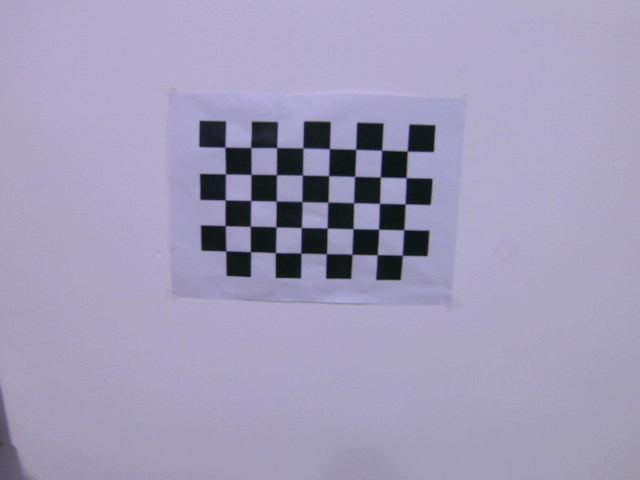
#> input picture ai/calibration/temp_level/1.png, 640 x 480 px; its folder holds only this picture in this run
$ python calibration.py
#> lines starting #> are read from the running program, lines starting #| are printed output that depends on the picture; after the words box and inside, x2 and y2 are one past the last pixel; in counts of white or black regions, pixels touching at a corner belong together; long printed decimals are rounded
import os
import numpy as np
import cv2
import glob

def calibrate_camera(image_folder, checkerboard_size, square_size, calibration_file):
    # 准备对象点，如(0,0,0), (1,0,0), (2,0,0), ..., (w-1,h-1,0)
#> called with image_folder = './temp_level', checkerboard_size = (8, 5), square_size = 25
    objp = np.zeros((np.prod(checkerboard_size), 3), np.float32)
    objp[:, :2] = np.indices(checkerboard_size).T.reshape(-1, 2)
    objp *= square_size  # 单位：毫米

    # 存储对象点和图像点
    obj_points = []
    img_points = []

    # 获取图像文件路径
    images = glob.glob(os.path.join(image_folder, '*.png'))

    for image_path in images:
        img = cv2.imread(image_path)
#> img is the input picture: shape (480, 640, 3); mean B, G, R 184.6, 156.9, 161.4
        if img is None:
            print(f"无法读取图像: {image_path}")
            continue

        gray = cv2.cvtColor(img, cv2.COLOR_BGR2GRAY)
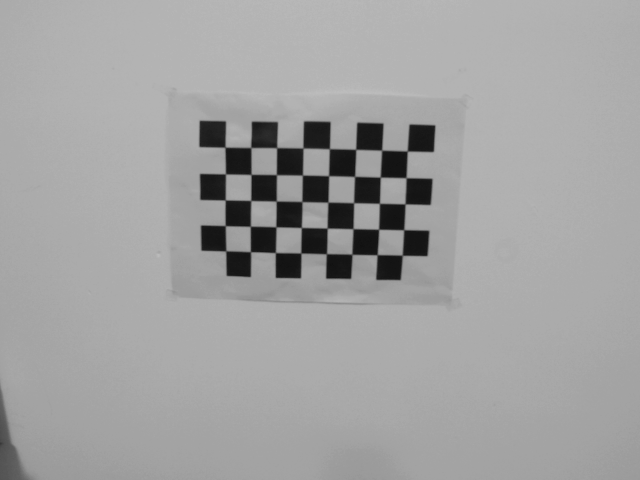
#> gray: shape (480, 640); min 16, max 189, mean 161.4
        ret, corners = cv2.findChessboardCorners(gray, checkerboard_size, None)
#> ret = True; corners = 40 rows, first 8: [230, 151], [247, 152], [281, 153], [302.5, 148], [331.3, 146.9], [354.5, 147.3], [383.5, 148.6], [408.8, 152.9]

        if ret:
            obj_points.append(objp)
            img_points.append(corners)
            cv2.drawChessboardCorners(img, checkerboard_size, corners, ret)
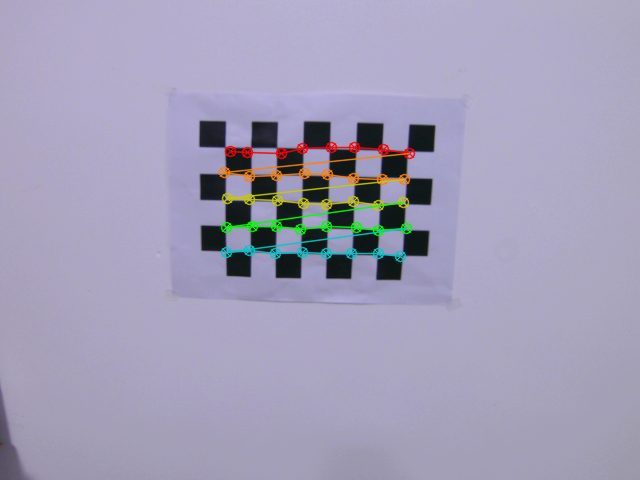
#> img: shape (480, 640, 3); 2.54% of pixels changed, all inside (x1, y1, x2, y2) = (218, 141, 416, 263)
            cv2.imshow('Chessboard', img)
            cv2.waitKey(500)

    cv2.destroyAllWindows()

    # 相机标定
    ret, mtx, dist, rvecs, tvecs = cv2.calibrateCamera(obj_points, img_points, gray.shape[::-1], None, None)
#> ret = 2.4; mtx = [[675.2, 0, 333.5], [0, 661.5, 324.4], [0, 0, 1]]; dist = [[-2.09, 37.42, -0.0503, 0.012, -247]]; rvecs = ([0.28, -0.0449, 0.0243],); tvecs = ([-104.2, -169.2, 621.2],)
    if not ret:
        print("相机标定失败")
        return None, None

    # 打印标定结果
    print(f"相机矩阵:\n{mtx}")
#| 相机矩阵:
#| [[675.152   0.         333.468]
#|  [  0.         661.548 324.395]
#|  [  0.           0.           1.        ]]
    print(f"畸变系数:\n{dist}")
#| 畸变系数:
#| [[-2.09262503e+00  3.74165933e+01 -5.02617367e-02  1.20327442e-02
#|   -2.46984460e+02]]

    # 保存到XML文件
    fs = cv2.FileStorage(calibration_file, cv2.FILE_STORAGE_WRITE)
    fs.write("camera_matrix", mtx)
    fs.write("distortion_coefficients", dist)
    fs.release()
    print(f"相机标定结果已保存到 {calibration_file}")

    return mtx, dist

def undistort_images(image_folder, output_folder, mtx, dist):
    if not os.path.exists(output_folder):
        os.makedirs(output_folder)

    images = glob.glob(os.path.join(image_folder, '*.png'))

    for image_path in images:
        img = cv2.imread(image_path)
        if img is None:
            print(f"无法读取图像: {image_path}")
            continue

        h, w = img.shape[:2]
        new_camera_matrix, roi = cv2.getOptimalNewCameraMatrix(mtx, dist, (w, h), 1, (w, h))
        dst = cv2.undistort(img, mtx, dist, None, new_camera_matrix)

        # 裁剪图像
        x, y, w, h = roi
        dst = dst[y:y+h, x:x+w]

        output_path = os.path.join(output_folder, os.path.basename(image_path))
        cv2.imwrite(output_path, dst)
        print(f"已保存矫正后的图像: {output_path}")

if __name__ == '__main__':
    image_folder = r'./temp_level'  # 标定图像文件夹路径
    output_folder = r'./correct2'  # 矫正后图像保存文件夹路径
    checkerboard_size = (8, 5)  # 棋盘格内角点数（宽, 高）
    square_size = 25.0  # 棋盘格方格尺寸，单位：毫米
    calibration_file = '/usr/src/ai/calibration/valid/calibration2.xml'  # 保存标定结果的路径

    mtx, dist = calibrate_camera(image_folder, checkerboard_size, square_size, calibration_file)
#> mtx = [[675.2, 0, 333.5], [0, 661.5, 324.4], [0, 0, 1]]; dist = [[-2.09, 37.42, -0.0503, 0.012, -247]]
    if mtx is not None and dist is not None:
        undistort_images(image_folder, output_folder, mtx, dist)
#> in undistort_images, `new_camera_matrix, roi = cv2.getOptimalNewCameraMatrix(mtx, dist, (w, ..`: new_camera_matrix = [[675.2, 0, 333.5], [0, 633.4, 310.6], [0, 0, 1]]; roi = (0, 0, 639, 459)
#> in undistort_images, `dst = cv2.undistort(img, mtx, dist, None, new_camera_matrix)`:
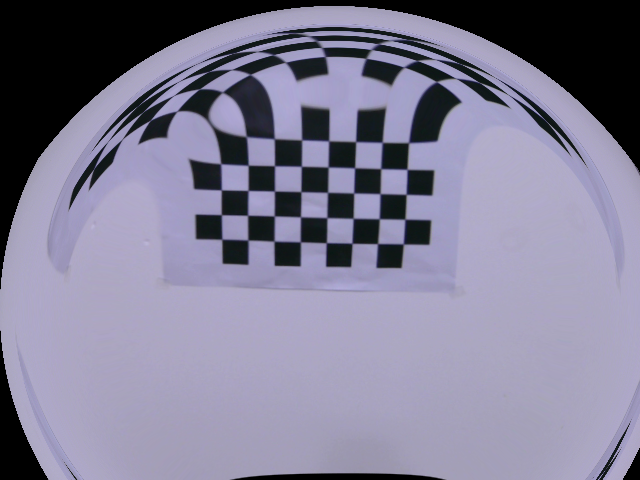
#> dst: shape (480, 640, 3); mean B, G, R 148.5, 125.2, 128.2
#> in undistort_images, `x, y, w, h = roi`: x = 0; w = 639; h = 459
#> in undistort_images, `dst = dst[y:y+h, x:x+w]`:
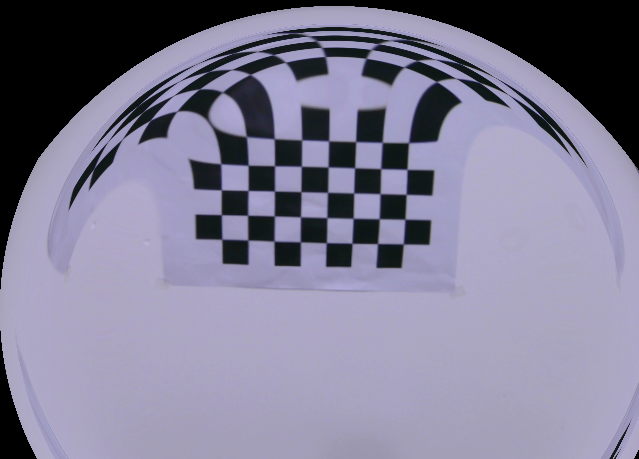
#> dst: shape (459, 639, 3); mean B, G, R 148.4, 124.9, 127.9

$ run again, on ai/calibration/temp_level/13.png
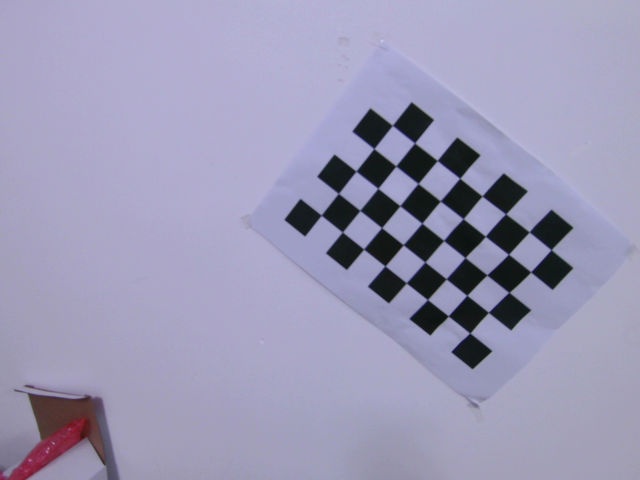
#> input picture ai/calibration/temp_level/13.png, 640 x 480 px
#> in calibrate_camera, img is the input picture: shape (480, 640, 3); mean B, G, R 182, 153.3, 156
#> in calibrate_camera, `gray = cv2.cvtColor(img, cv2.COLOR_BGR2GRAY)`:
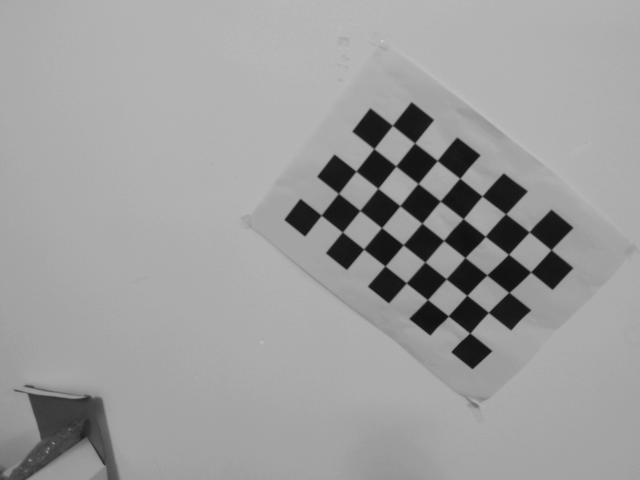
#> gray: shape (480, 640); min 16, max 206, mean 157.3
#> in calibrate_camera, `ret, corners = cv2.findChessboardCorners(gray, checkerboard_size, None)`: ret = True; corners = 40 rows, first 8: [470, 332.5], [448.5, 316.5], [425.7, 299.8], [406.5, 283], [383.1, 266.2], [364, 249], [342, 232], [321.5, 214.5]
#> img: shape (480, 640, 3); 2.48% of pixels changed, all inside (x1, y1, x2, y2) = (316, 117, 560, 339)
#> in calibrate_camera, `ret, mtx, dist, rvecs, tvecs = cv2.calibrateCamera(obj_points, img_poi..`: ret = 1.41; mtx = [[97.87, 0, 285.8], [0, 98.96, 188.5], [0, 0, 1]]; dist = [[-0.0135, 0.00208, -0.00185, -0.00479, -0.000101]]; rvecs = ([-0.0537, 0.0615, -2.48],); tvecs = ([170, 131.6, 84.47],)
#| 相机矩阵:
#| [[ 97.868   0.         285.837]
#|  [  0.          98.957 188.468]
#|  [  0.           0.           1.        ]]
#| 畸变系数:
#| [[-0.01352  0.002081 -0.001847 -0.004794 -0.0001013]]
#> `mtx, dist = calibrate_camera(image_folder, checkerboard_size, square_s..`: mtx = [[97.87, 0, 285.8], [0, 98.96, 188.5], [0, 0, 1]]
#> new_camera_matrix = [[95.69, 0, 293.7], [0, 80.3, 163.5], [0, 0, 1]]; roi = (20, 12, 619, 387)
#> in undistort_images, `x, y, w, h = roi`: x = 20; y = 12; w = 619; h = 387
#> in undistort_images, `dst = dst[y:y+h, x:x+w]`:
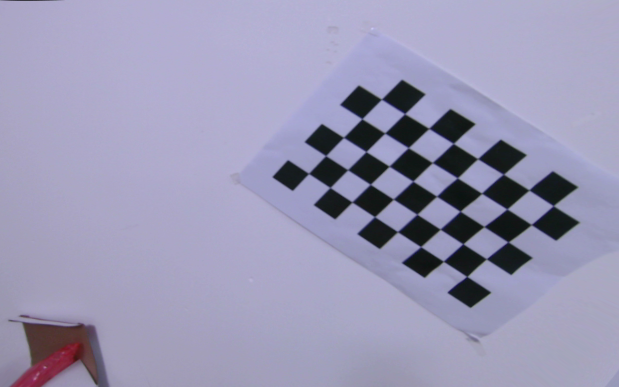
#> dst: shape (387, 619, 3); mean B, G, R 180.8, 151.9, 154.4
